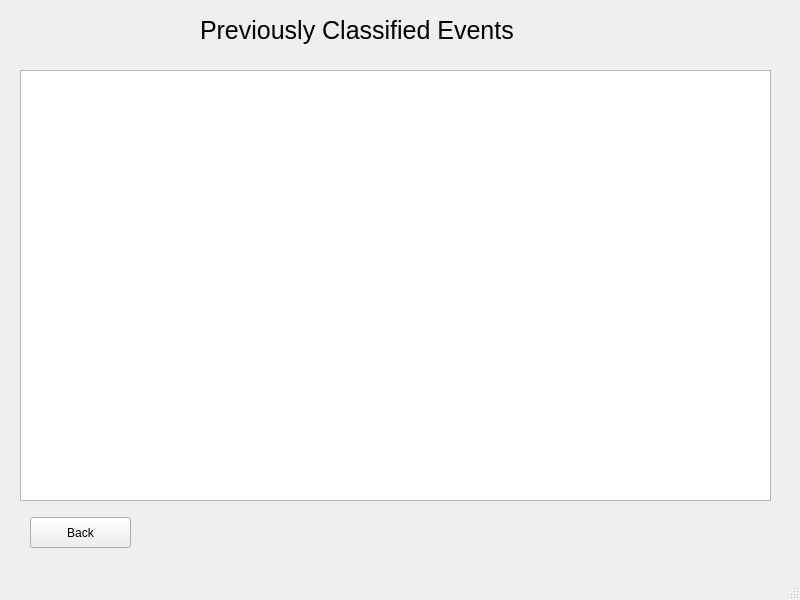
<?xml version="1.0" encoding="UTF-8"?>
<ui version="4.0">
 <class>MainWindow</class>
 <widget class="QMainWindow" name="MainWindow">
  <property name="geometry">
   <rect>
    <x>0</x>
    <y>0</y>
    <width>800</width>
    <height>600</height>
   </rect>
  </property>
  <property name="windowTitle">
   <string>MainWindow</string>
  </property>
  <widget class="QWidget" name="centralwidget">
   <widget class="QTableView" name="tableView">
    <property name="geometry">
     <rect>
      <x>20</x>
      <y>70</y>
      <width>751</width>
      <height>431</height>
     </rect>
    </property>
   </widget>
   <widget class="QPushButton" name="backBtn">
    <property name="geometry">
     <rect>
      <x>30</x>
      <y>517</y>
      <width>101</width>
      <height>31</height>
     </rect>
    </property>
    <property name="text">
     <string>Back</string>
    </property>
   </widget>
   <widget class="QLabel" name="label">
    <property name="geometry">
     <rect>
      <x>200</x>
      <y>10</y>
      <width>401</width>
      <height>41</height>
     </rect>
    </property>
    <property name="font">
     <font>
      <pointsize>19</pointsize>
     </font>
    </property>
    <property name="text">
     <string>Previously Classified Events</string>
    </property>
   </widget>
  </widget>
  <widget class="QMenuBar" name="menubar">
   <property name="geometry">
    <rect>
     <x>0</x>
     <y>0</y>
     <width>800</width>
     <height>26</height>
    </rect>
   </property>
  </widget>
  <widget class="QStatusBar" name="statusbar"/>
 </widget>
 <resources/>
 <connections/>
</ui>
